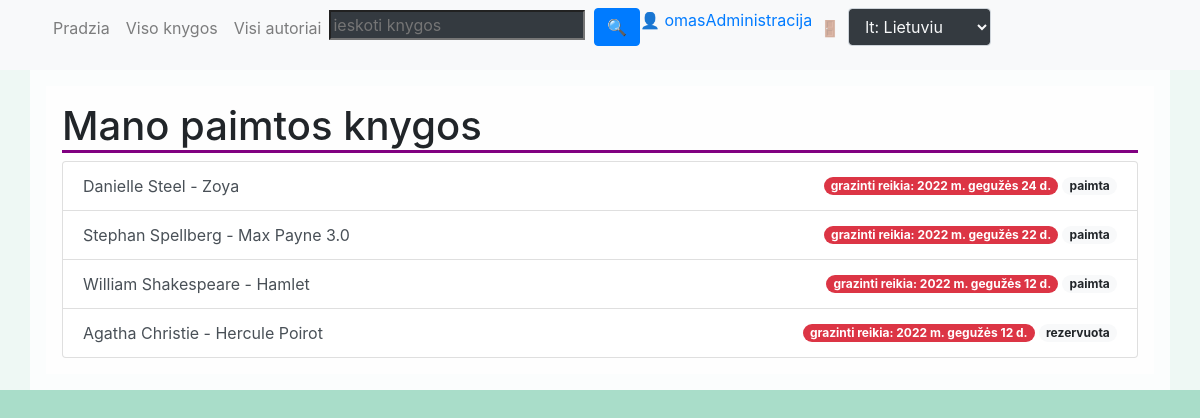
The app's page /library/my_books/ (signed in) with its own data.
### books/models.py (models this page shows, shortened)
class Bookinstance(models.Model):
    id = models.UUIDField('id', primary_key=True, default=uuid.uuid4, help_text=_('unikalus ID knygos kopijai'), editable=False)
    book = models.ForeignKey(Book, on_delete=models.SET_NULL, null=True, related_name='book_instances', verbose_name=_('knyga'))
    due_back = models.DateField(_('grazinama'), null=True, blank=True, db_index=True)
    LOAN_STATUS = (
        ('a', _('administruojama')),
        ('b', _('paimta')),
        ('g', _('galima paimti')),
        ('r', _('rezervuota')),
    )
    status = models.CharField(verbose_name=_('statusas'), max_length=1, choices=LOAN_STATUS, blank=True, default='a', db_index=True)
    reader = models.ForeignKey(User, on_delete=models.SET_NULL, related_name='book_instances', verbose_name=_('skaitytojas'), null=True, blank=True)
    @property
    def is_overdue(self):
        if self.due_back and self.due_back < date.today():
            return True
        return False
    class Meta:
        ordering = ['due_back']
        verbose_name = _('knygos kopija')
        verbose_name_plural = _('knygu kopijos')

class Book(models.Model):
    title = models.CharField(_('pavadinimas'), max_length=250)
    author = models.ForeignKey(Author, on_delete=models.SET_NULL, null=True, related_name='books', verbose_name=_('autorius'))
    summary = HTMLField(_('santrauka'), help_text=_('trumpas knygos parasymas'))
    isbn = models.CharField('ISBN', max_length=13, help_text=_('13 Simbolių')+'<a href="https://www.isbn-international.org/content/what-isbn" target="_blank">ISBN'+ _('kodas')+'</a>')
    genre = models.ManyToManyField(Genre, verbose_name=_("zanras"), help_text=_("isrinkite zanrus siai knygai"))
    cover = models.ImageField(_('viršelis'), upload_to='books/covers', null=True, blank=True)
    def __str__(self):
        return f'{str(self.author)} - {self.title}'
    def display_genres(self):
        return ', '.join(genre.name for genre in self.genre.all()[:3])
    display_genres.short_description = _('zanrai')
    def get_available_instances(self):
        return self.book_instances.filter(status__exact='g').count()
    get_available_instances.short_description = _('prieinamu kopiju kiekis')

class Author(models.Model):
    first_name = models.CharField(_('vardas'), max_length=100)
    last_name = models.CharField(_('pavarde'), max_length=100)
    description = HTMLField(_('apie autoriu'), blank=True, null=True)
    def __str__(self):
        return f'{self.first_name} {self.last_name}'
    def get_books_count(self):
        return self.books.count()
    get_books_count.short_description = _('knygos')
    class Meta:
        ordering = ['last_name', 'first_name']
        verbose_name = _('autorius')
        verbose_name_plural = _('autoriai')

### books/views.py (the view)
# urls.py: path('my_books/', views.LoanedBooksByUser.as_view(), name='my_books'),
class LoanedBooksByUser(LoginRequiredMixin, generic.ListView):
    model = Bookinstance
    template_name = 'books/user_book_list.html'
    paginate_by = 10
    def get_queryset(self):
        return super().get_queryset().filter(reader=self.request.user).filter(Q(status__exact='b') | Q(status__exact='r')).order_by('-due_back')

### books/templates/books/user_book_list.html (shortened to what this page needs)
{% extends 'books/base.html' %}
{% block content %}
    <div class= "container py-3">
        <h1>Mano paimtos knygos</h1>
        {% if bookinstance_list %}
        <div class="list-group">
            {% for copy in bookinstance_list%}
            <a class="list-group-item list-group-item-action d-flex justify-content-between align-items-center" href="{% url 'book' copy.book.id %}">
                <span class="flex-grow-1"> {{ copy.book }} </span>
                <span class="badge {% if copy.is_overdue %}badge-danger{% else %} badge-dark {% endif %} badge-pill ml-1">grazinti reikia: {{ copy.due_back }}</span>
                <span class="badge badge-light badge-pill ml-1">{{ copy.get_status_display }}</span>
            </a>
            {% endfor %}
        </div>
        {% else %}
        <div class="list-group">
            Siuo mentu nepasiemete knygu
        </div>
        {% endif %}
    </div>
{% endblock content %}

### books/templates/books/base.html (shortened to what this page needs)
<!DOCTYPE html>{% load static i18n %}{% get_current_language as LANGUAGE_CODE %}
<html lang="{{ LANGUAGE_CODE }}">
<head>
    <link rel="stylesheet" href="{% static 'books/css/style.css' %}">
</head>
<body>
    <header>
        <nav class="navbar navbar-expand-lg navbar-light bg-light">
            <div class="container">
                <div class="collapse navbar-collapse" id="navbarSupportedContent">
                    <ul class="navbar-nav">{% block navigation %}
                        <li class="nav-item"><a class="nav-link" href="{% url 'index' %}">Pradzia</a></li>
                        <li class="nav-item"><a class="nav-link" href="{% url 'books' %}">Viso knygos</a></li>
                        <li class="nav-item"><a class="nav-link" href="{% url 'authors' %}">Visi autoriai</a></li>
                        <li class="nav-item">
                            <form action="{% url 'books' %}" method="get" class="mb-3">
                                <input class="bg-dark text-light" type="text" name="search" placeholder="ieskoti knygos" value="{{ request.GET.search }}">
                                <button type="submit" class="btn btn-primary ml-1">&#128269;</button>
                            </form>
                        </li>
                        {% if request.user.is_authenticated %}
                            <li class="nav-item"><a href="{% url 'view_profile' %}" class="nav-item">&#128100; {{ request.user.username }} </a></li>
                            {% if request.user.is_superuser or request.user.is_staff %}
                                <li class="nav-item"><a class="nav-item" href="{% url 'admin:index' %}">Administracija </a></li>
                            {% endif %}
                            <li class="nav-item"><a class="nav-link" href="{% url 'logout' %}?next=/library">&#128682;</a></li>
                        {% else %}
                            <li class="nav-item"><a class="nav-link" href="{% url 'login' %}?next={{ request.path }}">Prisijungti</a></li>
                            <li class="nav-item"><a class="nav-link" href="{% url 'register' %}">Registruotis</a></li>
                        {% endif %}
                            <li class="nav-item">
                                <form action="{% url 'set_language'%}" method="post">
                                    <select class="form-control bg-dark text-light" name="language" onchange="this.form.submit()">
                                        {% get_available_languages as LANGUAGES %}
                                        {% for lang in LANGUAGES %}
                                            <option value="{{ lang.0 }}" {% if lang.0 == LANGUAGE_CODE %}selected="selected"{% endif %}>
                                                {{ lang.0 }}: {{ lang.1 }}
                                            </option>
                                        {% endfor %}
                                    </select>
                                </form>
                            </li>
                    </ul>{% endblock navigation %}
                </div>
            </div>
        </nav>
    </header>
    <main>
        <div class="container">
            {% block messages %}
            {% block content %}{% endblock content %}
            {% endblock messages %}
        </div>
    </main>
    <link rel="stylesheet" href="https://cdn.jsdelivr.net/npm/bootstrap@4.6.1/dist/css/bootstrap.min.css">
</body>
</html>

### books/static/books/css/style.css (style rules this page uses)
h1 { border-bottom: 3px solid purple; }
body { background-color: #A9DDC9 !important; }
main { background-color: rgba(255, 255 ,255, 0.8) !important; }
main .container { background-color: rgba(255, 255 ,255, 0.8) !important; padding: 1rem 1rem; }

### records on screen
Bookinstance: book "Danielle Steel - Zoya", due_back "2022 m. gegužės 24 d.", status "paimta"
Bookinstance: book "Stephan Spellberg - Max Payne 3.0", due_back "2022 m. gegužės 22 d.", status "paimta"
Bookinstance: book "William Shakespeare - Hamlet", due_back "2022 m. gegužės 12 d.", status "paimta"
Bookinstance: book "Agatha Christie - Hercule Poirot", due_back "2022 m. gegužės 12 d.", status "rezervuota"

### other values on screen
{{ request.user.username }} "omas"
form field language "lt: Lietuviu"
